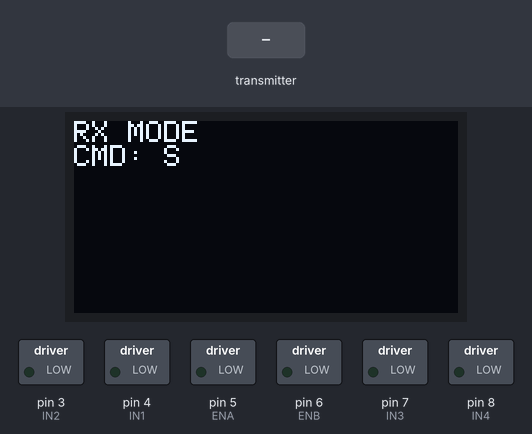
The sketch below on a simulated Arduino Uno, built with avr-gcc and run on an emulated ATmega328P. Shown: 128×64 one-colour display, switched loads named in the sketch (green lamp = pin HIGH). The inputs (shaded band) are chosen by the test bench. No radio packets arrive unless stated.

Above: at 1.2 s.
1.3 s: the transmitter starts sending command = 0
2.8 s: the transmitter starts sending command = 1
At 3.4 s:
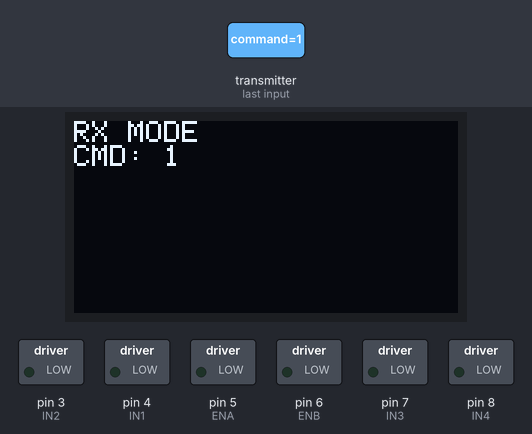
Timing chart, 0 to 5.8 s (numbered marks = the images above; inputs shaded):
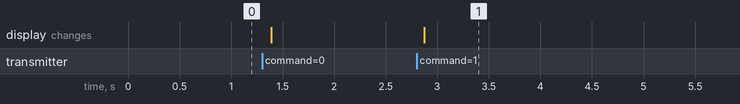

Measured:
- after the input at 2.8 s, the display: changes after 0.07 s (image 1)

The sketch:

RCC12_Hybrid_Robot_Car_Voice_Bluetooth_NRF_Rx.ino
```cpp
#include <SPI.h>
#include <nRF24L01.h>
#include <RF24.h>
#include <Wire.h>
#include <Adafruit_GFX.h>
#include <Adafruit_SSD1306.h>

// ---------------- NRF24 ----------------
RF24 radio(A3, A2); // CE, CSN
const byte address[6] = "00001";

// ---------------- OLED ----------------
Adafruit_SSD1306 display(128, 64, &Wire, -1);

// ---------------- MOTOR PINS ----------------
#define IN1 4
#define IN2 3
#define ENA 5
#define IN3 7
#define IN4 8
#define ENB 6

char command = 'S';

void setup() {
  Serial.begin(9600);

  // OLED
  display.begin(SSD1306_SWITCHCAPVCC, 0x3C);
  display.setTextSize(1);
  display.setTextColor(WHITE);

  // Motors
  pinMode(IN1, OUTPUT);
  pinMode(IN2, OUTPUT);
  pinMode(ENA, OUTPUT);
  pinMode(IN3, OUTPUT);
  pinMode(IN4, OUTPUT);
  pinMode(ENB, OUTPUT);
  stopMotors();

  // NRF24
  radio.begin();
  radio.openReadingPipe(1, address);
  radio.setChannel(108);
  radio.setPALevel(RF24_PA_LOW);
  radio.startListening();
}

void loop() {

  if (radio.available()) {
    radio.read(&command, sizeof(command));
    handleCommand(command);
  }

  display.clearDisplay();
  display.setCursor(0, 0);
  display.println("RX MODE");
  display.print("CMD: ");
  display.println(command);
  display.display();

  delay(50);
}

// ---------------- COMMAND HANDLER ----------------
void handleCommand(char c) {
  switch (c) {
    case 'F': forward(); break;
    case 'B': backward(); break;
    case 'L': left(); break;
    case 'R': right(); break;
    default: stopMotors(); break;
  }
}

// ---------------- MOTOR FUNCTIONS ----------------
void forward() {
  digitalWrite(IN1, HIGH); digitalWrite(IN2, LOW); analogWrite(ENA, 200);
  digitalWrite(IN3, HIGH); digitalWrite(IN4, LOW); analogWrite(ENB, 200);
}

void backward() {
  digitalWrite(IN1, LOW); digitalWrite(IN2, HIGH); analogWrite(ENA, 200);
  digitalWrite(IN3, LOW); digitalWrite(IN4, HIGH); analogWrite(ENB, 200);
}

void left() {
  digitalWrite(IN1, LOW); digitalWrite(IN2, HIGH); analogWrite(ENA, 200);
  digitalWrite(IN3, HIGH); digitalWrite(IN4, LOW); analogWrite(ENB, 200);
}

void right() {
  digitalWrite(IN1, HIGH); digitalWrite(IN2, LOW); analogWrite(ENA, 200);
  digitalWrite(IN3, LOW); digitalWrite(IN4, HIGH); analogWrite(ENB, 200);
}

void stopMotors() {
  digitalWrite(IN1, LOW); digitalWrite(IN2, LOW); analogWrite(ENA, 0);
  digitalWrite(IN3, LOW); digitalWrite(IN4, LOW); analogWrite(ENB, 0);
}
```
